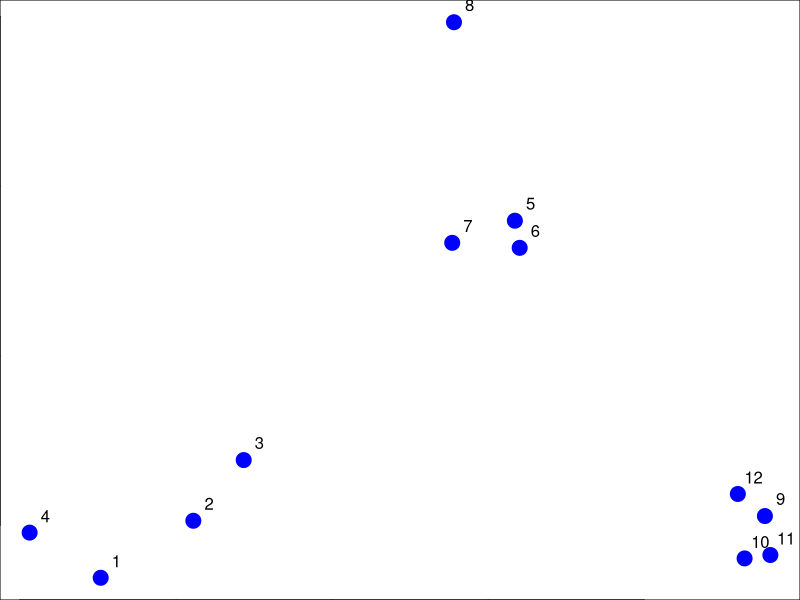
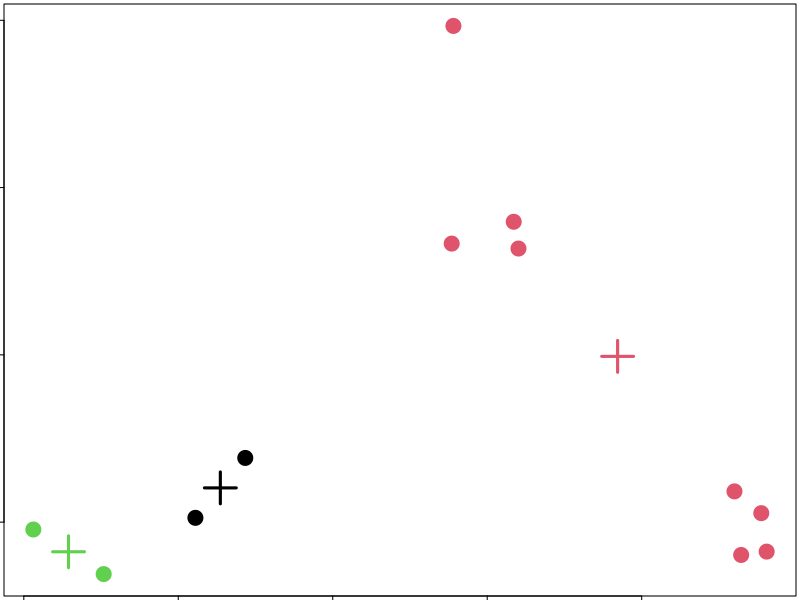
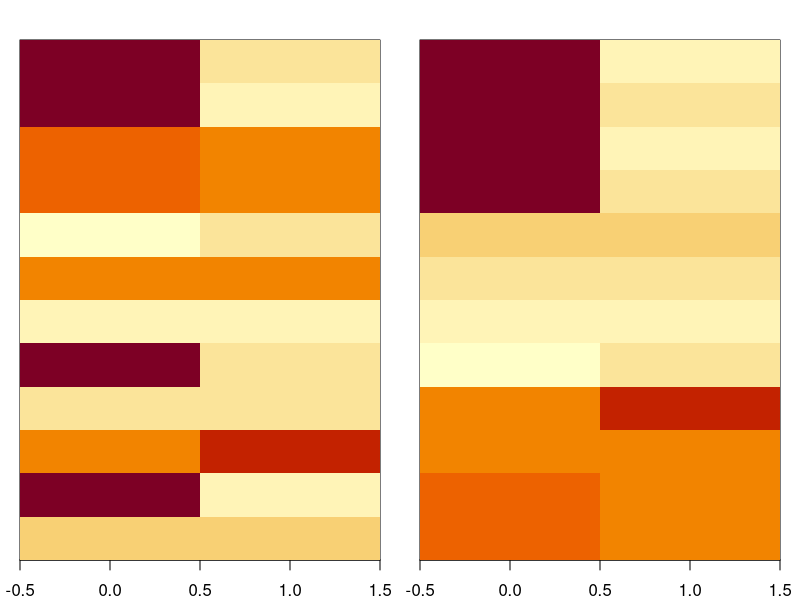

The R source for these figures, in order:
## K-means clustering - example

# Random 2-dimensional data
set.seed(1234)
par(mar=c(0, 0, 0, 0))
x <- rnorm(12, mean=rep(1:3, each=4), sd=0.2)
y <- rnorm(12, mean=rep(c(1, 2, 1), each=4), sd=0.2)
plot(x, y, col="blue", pch=19, cex=2)
text(x + 0.05, y + 0.05, labels=as.character(1:12))

## kmeans()

dataFrame <- data.frame(x, y)
kmeansObj <- kmeans(dataFrame, centers=3) # 3 clusters from our intuition based
                                          # on our initial plot
names(kmeansObj)

kmeansObj$cluster

par(mar=rep(0.2, 4))
# First plot x & y and color based on their current kmeans cluster
plot(x, y, col=kmeansObj$cluster, pch=19, cex=2)
# Add the centers of each centroid cluster as a big plus, still in the same
# color
points(kmeansObj$centers, col=1:3, pch=3, cex=3, lwd=3)

## Heatmaps

set.seed(1234)
dataMatrix <- as.matrix(dataFrame)[sample(1:12),]
kmeansObj2 <- kmeans(dataMatrix, centers=3)
par(mfrow=c(1, 2), mar=c(2, 1, 2, 1))
image(t(dataMatrix)[,nrow(dataMatrix):1], yaxt="n") # Unclustered
image(t(dataMatrix)[,order(kmeansObj2$cluster)], yaxt="n") # Clustered via
                                                           # kmeans